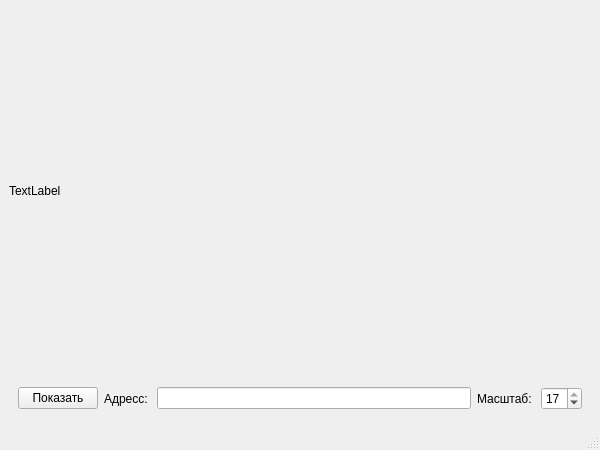
<?xml version="1.0" encoding="UTF-8"?>
<ui version="4.0">
 <class>MainWindow</class>
 <widget class="QMainWindow" name="MainWindow">
  <property name="geometry">
   <rect>
    <x>0</x>
    <y>0</y>
    <width>600</width>
    <height>450</height>
   </rect>
  </property>
  <property name="windowTitle">
   <string>MainWindow</string>
  </property>
  <widget class="QWidget" name="centralwidget">
   <layout class="QVBoxLayout" name="verticalLayout">
    <item>
     <widget class="QLabel" name="label">
      <property name="sizePolicy">
       <sizepolicy hsizetype="Preferred" vsizetype="Expanding">
        <horstretch>0</horstretch>
        <verstretch>0</verstretch>
       </sizepolicy>
      </property>
      <property name="text">
       <string>TextLabel</string>
      </property>
     </widget>
    </item>
    <item>
     <widget class="QWidget" name="widget" native="true">
      <layout class="QHBoxLayout" name="horizontalLayout">
       <item>
        <widget class="QPushButton" name="show_btn">
         <property name="text">
          <string>Показать</string>
         </property>
        </widget>
       </item>
       <item>
        <widget class="QLabel" name="label_2">
         <property name="text">
          <string>Адресс: </string>
         </property>
        </widget>
       </item>
       <item>
        <widget class="QLineEdit" name="lineEdit"/>
       </item>
       <item>
        <widget class="QLabel" name="labed">
         <property name="text">
          <string>Масштаб: </string>
         </property>
        </widget>
       </item>
       <item>
        <widget class="QSpinBox" name="scale">
         <property name="maximum">
          <number>17</number>
         </property>
         <property name="value">
          <number>17</number>
         </property>
        </widget>
       </item>
      </layout>
     </widget>
    </item>
   </layout>
  </widget>
  <widget class="QMenuBar" name="menubar">
   <property name="geometry">
    <rect>
     <x>0</x>
     <y>0</y>
     <width>600</width>
     <height>21</height>
    </rect>
   </property>
  </widget>
  <widget class="QStatusBar" name="statusbar"/>
 </widget>
 <resources/>
 <connections/>
</ui>
